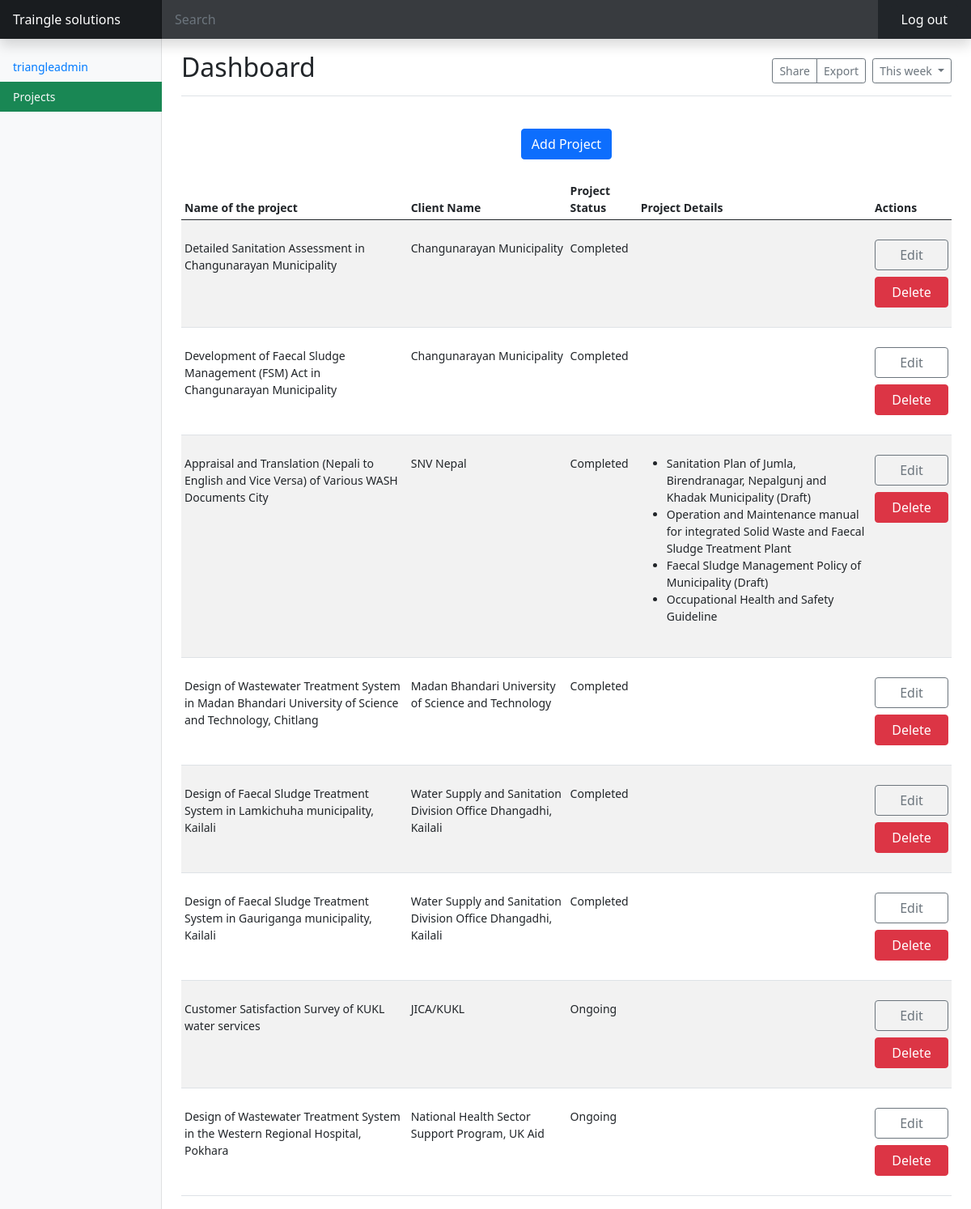
Screenshot of /admin/index.php (signed in) with the database file from the repository.
### tables this page shows
CREATE TABLE `project` (
  `p_id` int(11) NOT NULL,
  `p_name` varchar(255) NOT NULL,
  `c_name` varchar(255) NOT NULL,
  `p_status` varchar(255) NOT NULL,
  `p_details` text NOT NULL
);

### admin/index.php (the view, shortened to what this page needs)
<?php
    include_once 'loginsystem/includes/dbh.inc.php';
     $sql = 'SELECT p_id, p_name, c_name,p_status,p_details FROM project';
     $result = $conn->query($sql);
    if(isset($_SESSION['u_id'])){
        ?>
<!DOCTYPE html>
<html>
<head>
  <link href="../assest/css/bootstrap.min.css" rel="stylesheet">
  <link href="../assest/css/dashboard.css" rel="stylesheet">
</head>
<body>
  <header class="navbar navbar-dark sticky-top bg-dark flex-md-nowrap p-0 shadow">
    <a class="navbar-brand col-md-3 col-lg-2 me-0 px-3" href="../">Traingle solutions</a>
    <input class="form-control form-control-dark w-100" type="text" placeholder="Search" aria-label="Search">
    <ul class="navbar-nav px-3">
      <li class="nav-item text-nowrap">
        <form action="loginsystem/includes/logout.inc.php" method="POST">
          <input class="btn btn-dark" value="Log out" type="submit" name="submit"/>
        </form>
      </li>
    </ul>
  </header>
  <div class="container-fluid">
    <div class="row">
      <nav id="sidebarMenu" class="col-md-3 col-lg-2 d-md-block bg-light sidebar collapse">
        <div class="position-sticky pt-3">
          <ul class="nav flex-column">
            <li class="nav-item">
              <a class="nav-link active" aria-current="page" href="#">
                <?php
                echo $_SESSION['u_uid'];
                ?>
              </a>
            </li>
            <li class="nav-item">
              <a class="nav-link bg-success text-light" href="#">
                Projects
              </a>
            </li>
          </ul>
        </div>
      </nav>
      <main class="col-md-9 ms-sm-auto col-lg-10 px-md-4">
        <div
          class="d-flex justify-content-between flex-wrap flex-md-nowrap align-items-center pt-3 pb-2 mb-3 border-bottom">
          <h1 class="h2">Dashboard</h1>
          <div class="btn-toolbar mb-2 mb-md-0">
            <div class="btn-group me-2">
              <button type="button" class="btn btn-sm btn-outline-secondary">Share</button>
              <button type="button" class="btn btn-sm btn-outline-secondary">Export</button>
            </div>
            <button type="button" class="btn btn-sm btn-outline-secondary dropdown-toggle">
              This week
            </button>
          </div>
        </div>
        <div class="row py-4">
          <div class="text-center">
          <a class="btn btn-primary" href="./addpage.php">
              Add Project
            </a>
          </div>
        </div>
        <div class="table-responsive">
          <table class="table table-striped table-sm">
            <thead>
              <tr>
              <th>Name of the project</th>
              <th>Client Name</th>
              <th>Project Status</th>
              <th>Project Details</th>
              <th>Actions</th>
              </tr>
            </thead>
            <tbody>
            <?php
              if (mysqli_num_rows($result) >= 0) {
                while($row = mysqli_fetch_assoc($result)) {
                  ?>
                  <tr>
                    <td class="py-4"><?php echo $row["p_name"]; ?></td>
                    <td class="py-4"><?php echo $row["c_name"]; ?></td>
                    <td class="py-4"><?php echo $row["p_status"]; ?></td>
                    <td class="py-4"><?php echo $row["p_details"]; ?></td>
                    <td class="py-4">
                      <a href="editpage.php?edit=<?php echo $row['p_id']; ?>" class="btn btn-outline-secondary w-100 mb-2" >Edit</a>
                      <a href="deletedata.php?delete=<?php echo $row['p_id']; ?>" class="btn btn-danger w-100" >Delete</a>
                    </td>
                  </tr>
                  <?php
                }
              }else{
                echo "gaha";
              }
            ?>
            </tbody>
          </table>
        </div>
      </main>
    </div>
  </div>
</body>
</html>
<?php
    }else{
        header("Location: loginsystem/index.php");
    }
?>

### assest/css/dashboard.css (style rules this page uses)
body { font-size: 0.875rem; }
.sidebar { position: fixed; top: 0; bottom: 0; left: 0; z-index: 100; padding: 48px 0 0; box-shadow: inset -1px 0 0 rgba(0, 0, 0, 0.1); }
.sidebar .nav-link { font-weight: 500; color: #333; }
.sidebar .nav-link.active { color: #007bff; }
.navbar-brand { padding-top: 0.75rem; padding-bottom: 0.75rem; font-size: 1rem; background-color: rgba(0, 0, 0, 0.25); box-shadow: inset -1px 0 0 rgba(0, 0, 0, 0.25); }
.navbar .form-control { padding: 0.75rem 1rem; border-width: 0; border-radius: 0; }
.form-control-dark { color: #fff; background-color: rgba(255, 255, 255, 0.1); border-color: rgba(255, 255, 255, 0.1); }

### rows the page displays
project: p_name "Detailed Sanitation Assessment in Changunarayan Municipality", c_name "Changunarayan Municipality", p_status "Completed"
project: p_name "Development of Faecal Sludge Management (FSM) Act in Changunarayan Municipality", c_name "Changunarayan Municipality", p_status "Completed"
project: p_name "Appraisal and Translation (Nepali to English and Vice Versa) of Various WASH Documents City", c_name "SNV Nepal", p_status "Completed", p_details "Sanitation Plan of Jumla, Birendranagar, Nepalgunj and Khadak Municipality (Draft) Operation and Maintenance manual for integrated Solid Waste and Faecal Sludge Treatment Plant Faecal Sludge Management Policy of Municipality (Draft) Occupational Health and Safety Guideline"
project: p_name "Design of Wastewater Treatment System in Madan Bhandari University of Science and Technology, Chitlang", c_name "Madan Bhandari University of Science and Technology", p_status "Completed"
project: p_name "Design of Faecal Sludge Treatment System in Lamkichuha municipality, Kailali", c_name "Water Supply and Sanitation Division Office Dhangadhi, Kailali", p_status "Completed"
project: p_name "Design of Faecal Sludge Treatment System in Gauriganga municipality, Kailali", c_name "Water Supply and Sanitation Division Office Dhangadhi, Kailali", p_status "Completed"
project: p_name "Customer Satisfaction Survey of KUKL water services", c_name "JICA/KUKL", p_status "Ongoing"
project: p_name "Design of Wastewater Treatment System in the Western Regional Hospital, Pokhara", c_name "National Health Sector Support Program, UK Aid", p_status "Ongoing"

### other values shown
$_SESSION['u_uid'] "triangleadmin"
